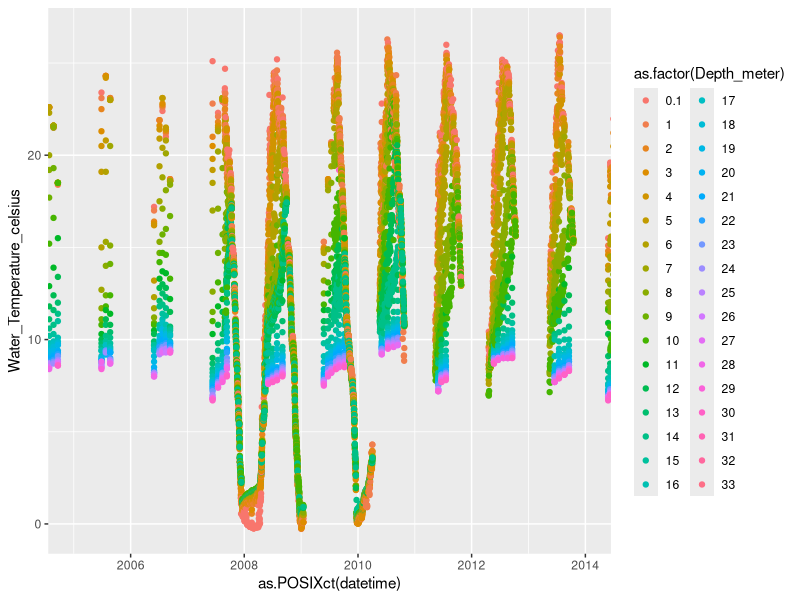

The R source for this figure:
library(tidyverse)
library(dplyr)
library(plyr)
library(here)


setwd(here())

sim_folder <- getwd()

manbuoy <- read.csv("./LER_inputs/manual_buoy_temp.csv")
colnames(manbuoy) <- c("datetime", "Depth_meter", "Water_Temperature_celsius")
unique(manbuoy$Depth_meter)

manbuoy$floordepth <- round_any(manbuoy$Depth_meter, 1)
unique(manbuoy$floordepth)

str(manbuoy)


manbuoy$newdepth <- replace(manbuoy$floordepth, manbuoy$floordepth == 0, 0.1)


manbuoy <- select(manbuoy, datetime, newdepth, Water_Temperature_celsius)
colnames(manbuoy) <- c("datetime", "Depth_meter", "Water_Temperature_celsius")
head(manbuoy)
str(manbuoy)

manbuoy <- plyr::ddply(manbuoy, c("datetime", "Depth_meter"), function(x) {
  data.frame(mean_temp = mean(x[, 3]))
})

# manbuoy <- manbuoy %>% 
#   group_by(datetime, Depth_meter) %>% 
#   mutate(mean_temp = mean(Water_Temperature_celsius,na.rm = TRUE))

manbuoy <- select(manbuoy, datetime, Depth_meter, mean_temp)
colnames(manbuoy) <- c("datetime", "Depth_meter", "Water_Temperature_celsius")

str(manbuoy)
head(manbuoy)

# manbuoy$datetime <- as.POSIXct(manbuoy$datetime)

# tst <- paste0(dat$datetime, dat$Depth_meter)

# idx <- duplicated(tst)
# sum(idx)

ggplot(manbuoy) +
  # geom_line(aes(datetime, Water_Temperature_celsius, color = as.factor(Depth_meter))) +
  geom_point(aes(as.POSIXct(datetime), Water_Temperature_celsius, color = as.factor(Depth_meter))) +
  coord_cartesian(xlim = as.POSIXct(c("2005-01-01", "2014-01-01")))

write.csv(manbuoy, "./LER_inputs/manual_buoy_temp_dpth.csv", row.names = FALSE)

